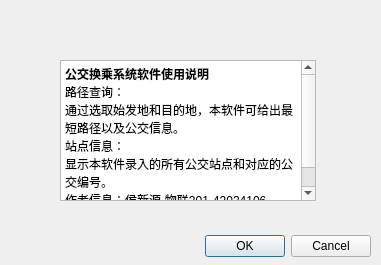
<?xml version="1.0" encoding="UTF-8"?>
<ui version="4.0">
 <class>Dialog</class>
 <widget class="QDialog" name="Dialog">
  <property name="geometry">
   <rect>
    <x>0</x>
    <y>0</y>
    <width>381</width>
    <height>265</height>
   </rect>
  </property>
  <property name="windowTitle">
   <string>信息页面</string>
  </property>
  <widget class="QDialogButtonBox" name="buttonBox">
   <property name="geometry">
    <rect>
     <x>30</x>
     <y>230</y>
     <width>341</width>
     <height>32</height>
    </rect>
   </property>
   <property name="orientation">
    <enum>Qt::Horizontal</enum>
   </property>
   <property name="standardButtons">
    <set>QDialogButtonBox::Cancel|QDialogButtonBox::Ok</set>
   </property>
  </widget>
  <widget class="QTextBrowser" name="textBrowser">
   <property name="geometry">
    <rect>
     <x>60</x>
     <y>60</y>
     <width>256</width>
     <height>141</height>
    </rect>
   </property>
   <property name="html">
    <string>&lt;!DOCTYPE HTML PUBLIC &quot;-//W3C//DTD HTML 4.0//EN&quot; &quot;http://www.w3.org/TR/REC-html40/strict.dtd&quot;&gt;
&lt;html&gt;&lt;head&gt;&lt;meta name=&quot;qrichtext&quot; content=&quot;1&quot; /&gt;&lt;style type=&quot;text/css&quot;&gt;
p, li { white-space: pre-wrap; }
&lt;/style&gt;&lt;/head&gt;&lt;body style=&quot; font-family:'SimSun'; font-size:9pt; font-weight:400; font-style:normal;&quot;&gt;
&lt;p style=&quot; margin-top:0px; margin-bottom:0px; margin-left:0px; margin-right:0px; -qt-block-indent:0; text-indent:0px;&quot;&gt;&lt;span style=&quot; font-weight:600;&quot;&gt;公交换乘系统软件使用说明&lt;/span&gt;&lt;/p&gt;
&lt;p style=&quot; margin-top:0px; margin-bottom:0px; margin-left:0px; margin-right:0px; -qt-block-indent:0; text-indent:0px;&quot;&gt;路径查询：&lt;/p&gt;
&lt;p style=&quot; margin-top:0px; margin-bottom:0px; margin-left:0px; margin-right:0px; -qt-block-indent:0; text-indent:0px;&quot;&gt;通过选取始发地和目的地，本软件可给出最短路径以及公交信息。&lt;/p&gt;
&lt;p style=&quot; margin-top:0px; margin-bottom:0px; margin-left:0px; margin-right:0px; -qt-block-indent:0; text-indent:0px;&quot;&gt;站点信息：&lt;/p&gt;
&lt;p style=&quot; margin-top:0px; margin-bottom:0px; margin-left:0px; margin-right:0px; -qt-block-indent:0; text-indent:0px;&quot;&gt;显示本软件录入的所有公交站点和对应的公交编号。&lt;/p&gt;
&lt;p style=&quot; margin-top:0px; margin-bottom:0px; margin-left:0px; margin-right:0px; -qt-block-indent:0; text-indent:0px;&quot;&gt;作者信息：侯新源-物联201-42024106&lt;/p&gt;
&lt;p style=&quot;-qt-paragraph-type:empty; margin-top:0px; margin-bottom:0px; margin-left:0px; margin-right:0px; -qt-block-indent:0; text-indent:0px;&quot;&gt;&lt;br /&gt;&lt;/p&gt;&lt;/body&gt;&lt;/html&gt;</string>
   </property>
  </widget>
 </widget>
 <resources/>
 <connections>
  <connection>
   <sender>buttonBox</sender>
   <signal>accepted()</signal>
   <receiver>Dialog</receiver>
   <slot>accept()</slot>
   <hints>
    <hint type="sourcelabel">
     <x>248</x>
     <y>254</y>
    </hint>
    <hint type="destinationlabel">
     <x>157</x>
     <y>274</y>
    </hint>
   </hints>
  </connection>
  <connection>
   <sender>buttonBox</sender>
   <signal>rejected()</signal>
   <receiver>Dialog</receiver>
   <slot>reject()</slot>
   <hints>
    <hint type="sourcelabel">
     <x>316</x>
     <y>260</y>
    </hint>
    <hint type="destinationlabel">
     <x>286</x>
     <y>274</y>
    </hint>
   </hints>
  </connection>
 </connections>
</ui>
